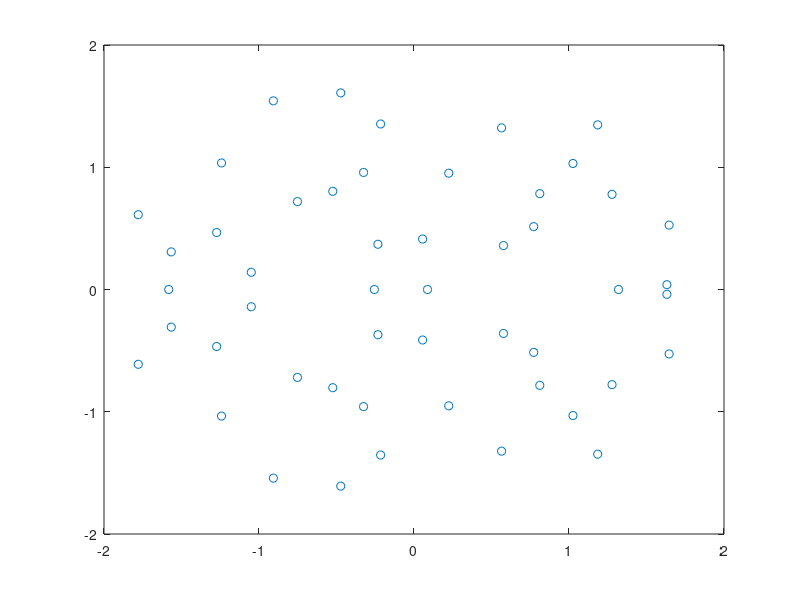

This figure's MATLAB source: (Note: this script raises an error after producing the figure.)
close all
clear
clc

% Sompolinsky 1988 chaotic rate network integrated with ode45
%   dx_i/dt = -x_i + sum_j J_ij * tanh(x_j)
%   J_ij ~ N(0, g^2 / n), choose g slightly > 1 for weak chaos

rng(2); % reproducibility

% Lyapunov method selection
Lya_method = 'qr'; % 'benettin', 'qr', or 'none'

% Parameters
n = 50;      % n
g = 2;              % gain (slightly chaotic when > 1)
fs = 500;          % sampling frequency (Hz)
dt = 1/fs;
tspan = [0, 500];       % seconds
t = linspace(tspan(1), tspan(2), (tspan(2)-tspan(1))*fs + 1)'; % time vector
nt = length(t);
m = 0.6; % negative feedback
mu_E = 1;
mu_I = -1;
M = [mu_E.*ones(n,n/2), mu_I.*ones(n,n/2)];
% Connectivity: Gaussian with mean 0 and variance g^2/n
J = (g / sqrt(n)) * (randn(n, n)+M);
J(rand(n,n)<0.5) = 0; 

% J=J-mean(J,2)./n; % row sum to zero

eigJ = eig(J);
figure
plot(real(eigJ),imag(eigJ),'o')

% External input stimulus (n x time)
u = zeros(n, nt); % User can customize this as needed

amp = 0.25;

stim_change_interval = (tspan(2)-tspan(1))/5; % how often stimulus changes (in seconds)

% Calculate number of time steps per stimulus and number of stimuli needed
steps_per_stim = round(stim_change_interval * fs);
num_stimuli = ceil(nt / steps_per_stim);

% Pre-generate all stimulus vectors
stim_vectors = amp .* randn(n, num_stimuli);

% Fill u with the pre-generated stimulus vectors using a for loop
for i = 1:num_stimuli
    start_idx = (i-1) * steps_per_stim + 1;
    end_idx = min(i * steps_per_stim, nt);
    u(:, start_idx:end_idx) = repmat(stim_vectors(:, i), 1, end_idx - start_idx + 1);
end

% Initial condition (small random perturbation)
x0 = 0.05+0.1 * randn(n, 1);

% ODE right-hand side (now with external stimulus)
rhs = @(t_current, x) rhs_somp(t_current, x, t, u, J, m);

% Integrate
opts = odeset('RelTol', 1e-8, 'AbsTol', 1e-8, 'MaxStep', dt);
[t_out, X] = ode45(rhs, t, x0, opts);

%% Compute Lyapunov exponent(s)
params.n = n;
params.J = J;
params.m = m;
N_sys_eqs = n;
T = tspan;
ode_solver = @ode45;

lya_results = struct();

if ~strcmpi(Lya_method, 'none')
    % Adjust lya_dt based on method: QR needs longer interval
    if strcmpi(Lya_method, 'qr')
        lya_dt = 50*dt;  % Longer interval for QR method
    else
        lya_dt = 5*dt;   % Standard interval for Benettin
    end
    lya_fs = 1/lya_dt;
    
    switch lower(Lya_method)
        case 'benettin'
            fprintf('Computing largest Lyapunov exponent using Benettin''s algorithm...\n');
            d0 = 1e-3;
            [LLE, local_lya, finite_lya, t_lya] = benettin_algorithm(X, t_out, dt, fs, d0, T, lya_dt, params, opts, @rhs_somp_wrapper, t, u, ode_solver);
            fprintf('Largest Lyapunov Exponent: %.4f\n', LLE);
            lya_results.LLE = LLE; 
            lya_results.local_lya = local_lya; 
            lya_results.finite_lya = finite_lya; 
            lya_results.t_lya = t_lya;
            
        case 'qr'
            fprintf('Computing full Lyapunov spectrum using QR decomposition method...\n');
            [LE_spectrum, local_LE_spectrum_t, finite_LE_spectrum_t, t_lya] = lyapunov_spectrum_qr(X, t_out, lya_dt, params, ode_solver, opts, @rhs_somp_Jacobian, T, N_sys_eqs, fs);
            fprintf('Largest Lyapunov Exponent: %.4f\n', LE_spectrum(1));
            fprintf('Lyapunov Dimension: %.2f\n', compute_kaplan_yorke_dimension(LE_spectrum));
            lya_results.LE_spectrum = LE_spectrum; 
            lya_results.local_LE_spectrum_t = local_LE_spectrum_t; 
            lya_results.finite_LE_spectrum_t = finite_LE_spectrum_t; 
            lya_results.t_lya = t_lya; 
            lya_results.N_sys_eqs = N_sys_eqs;
            
        otherwise
            error('Unknown Lyapunov method: %s. Use ''benettin'', ''qr'', or ''none''.', Lya_method);
    end
end

%% Plots
% Plot: activity over time (all neurons)
figure('Color', 'w');
set(gcf,'Position',[-2302         726        1574         543])
imagesc(t_out, 1:n, X.');
axis xy tight
colormap turbo
colorbar
xlabel('Time (s)')
ylabel('Neuron index')
title(sprintf('Sompolinsky network dynamics (n = %d, g = %.2f)', n, g))

% Also show trajectories of a subset of neurons and Lyapunov exponent(s)
if ~strcmpi(Lya_method, 'none')
    figure('Color', 'w');
    set(gcf,'Position',[-2244          82        1340         800])

    % Subplot 1: Sample neuron trajectories
    subplot(2,1,1)
    numToShow = n
    plot(t_out, X(:, 1:numToShow))
    xlabel('Time (s)')
    ylabel('x_i')
    title(sprintf('Sample neuron trajectories (first %d)', numToShow))

    % Subplot 2: Lyapunov exponent(s)
    subplot(2,1,2)
    
    if strcmpi(Lya_method, 'benettin')
        % Plot for Benettin's method (single exponent)
        [bL,aL] = butter(3,0.05/(lya_fs/2),'low');
        local_lya_filt = filtfilt(bL,aL,lya_results.local_lya);
        
        plot(lya_results.t_lya, lya_results.local_lya, 'LineWidth', 1.5)
        hold on
        plot(lya_results.t_lya, local_lya_filt,'LineWidth',1.5)
        yline(lya_results.LLE, '--r', 'LineWidth', 2)
        xlabel('Time (s)')
        ylabel('Local Lyapunov Exponent')
        title(sprintf('Local Lyapunov Exponent (LLE = %.4f)', lya_results.LLE))
        legend('Local', 'Filtered', 'Mean LLE', 'Location', 'best')
        
    elseif strcmpi(Lya_method, 'qr')
        % Plot for QR method (full spectrum)
        plot(lya_results.t_lya, lya_results.local_LE_spectrum_t, 'LineWidth', 1)
        hold on
        % Highlight the largest exponent
        plot(lya_results.t_lya, lya_results.local_LE_spectrum_t(:,1), 'r', 'LineWidth', 1)
        yline(0, '--k', 'LineWidth', 1)
        xlabel('Time (s)')
        ylabel('Lyapunov Exponents')

        title(sprintf('Lyapunov Spectrum (LLE = %.4f)', lya_results.LE_spectrum(1)))
        legend_entries = cell(1, min(5, lya_results.N_sys_eqs));
        for i = 1:min(5, lya_results.N_sys_eqs)
            legend_entries{i} = sprintf('\\lambda_%d = %.3f', i, lya_results.LE_spectrum(i));
        end
        legend(legend_entries, 'Location', 'best')
    end
end

%% Subfunction: ODE right-hand side with external stimulus
function dx_dt = rhs_somp(t_current, x, t_vec, u, J, m)
    % Persistent variables for efficient interpolation
    persistent u_interpolant t_vec_last;
    
    % Create or update griddedInterpolant if time vector has changed
    if isempty(u_interpolant) || isempty(t_vec_last) || ...
       numel(t_vec_last) ~= numel(t_vec) || t_vec_last(1) ~= t_vec(1) || t_vec_last(end) ~= t_vec(end)
        
        % Use 'linear' interpolation and 'none' for extrapolation
        % This returns NaN for out-of-bounds queries to catch errors
        u_interpolant = griddedInterpolant(t_vec, u', 'linear', 'none');
        t_vec_last = t_vec;
    end
    
    % Interpolate u at current time (u_interpolant returns 1 x n, transpose to n x 1)
    u_t = u_interpolant(t_current)';
    
    % Compute derivative: dx/dt = -x + J * relu(x) + u(t)
    % relu with saturation at 5
    % dx_dt = 0.5-m.*x + J * min(max(x, 0), 1) + u_t;
    % dx_dt = -m.*x + J * tanh(max(x, 0)) + u_t;
    dx_dt = -m.*x + J * tanh(x) + u_t;
end

%% Wrapper function for benettin_algorithm
function dx_dt = rhs_somp_wrapper(tt, XX, t_ex, u_ex, params)
    dx_dt = rhs_somp(tt, XX, t_ex, u_ex, params.J, params.m);
end

%% Jacobian function for lyapunov_spectrum_qr
function J_jac = rhs_somp_Jacobian(tt, x, params)
    % Jacobian of dx/dt = -m*x + J*tanh(x) + u(t)
    % d/dx[tanh(x)] = sech(x)^2 = 1 - tanh(x)^2
    % J_jac = -m*I + J * diag(1 - tanh(x).^2)
    n = params.n;
    J_jac = -params.m * eye(n) + params.J * diag(1 - tanh(x).^2);
end

%% Helper function to compute Kaplan-Yorke dimension
function D_KY = compute_kaplan_yorke_dimension(lambda)
    % Compute Kaplan-Yorke (Lyapunov) dimension from spectrum
    % lambda: sorted Lyapunov exponents (descending order)
    
    lambda = sort(lambda, 'descend');
    cumsum_lambda = cumsum(lambda);
    
    % Find largest j such that sum of first j exponents is non-negative
    j = find(cumsum_lambda >= 0, 1, 'last');
    
    if isempty(j)
        D_KY = 0;
    elseif j == length(lambda)
        D_KY = length(lambda);
    else
        D_KY = j + cumsum_lambda(j) / abs(lambda(j+1));
    end
end
